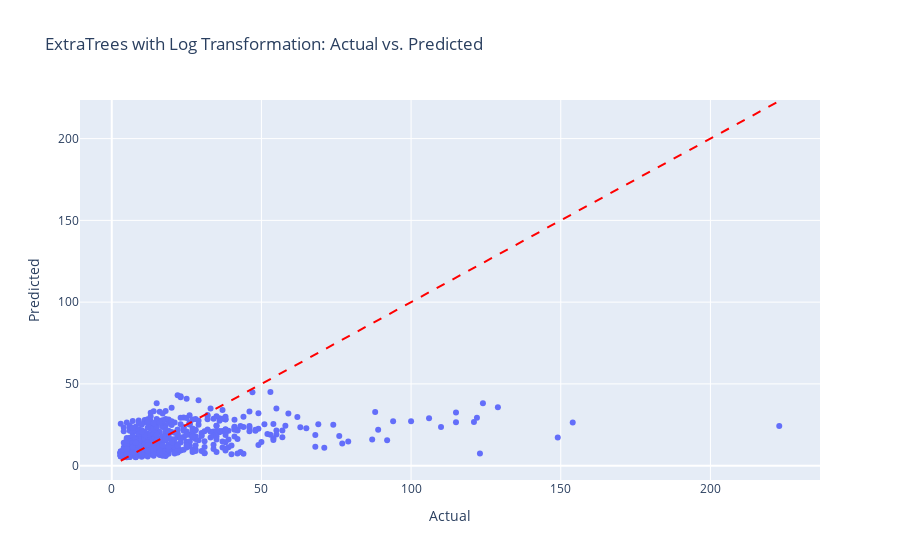

Here is the notebook cell this chart was saved with:
### Code cell
# Log transformation of the target variable (log(1 + x) to handle zero values)
y_train_log = np.log1p(y_train)
y_val_log = np.log1p(y_val)

# Fit the best ExtraTrees model on the log-transformed target
best_et_model.fit(X_train_imputed, y_train_log)

# Predict on the validation set
pred_log = best_et_model.predict(X_val_imputed)

# Inverse transformation (exp to bring predictions back to original scale)
pred_original_scale = np.expm1(pred_log)

# Calculate RMSE on the original scale
rmse = (root_mean_squared_error(y_val, pred_original_scale))
print(f"RMSE with log transformation: {rmse:.3f}")

# Plot actual vs predicted values
plot_actual_vs_pred(y_val, pred_original_scale, "ExtraTrees with Log Transformation")

### Figure 1 — Plotly figure (JSON) as saved in the notebook; plotly's stock layout.template omitted (floating-point values rounded to 4 significant figures; data arrays with more than 128 entries replaced by an {"elided": "..."} marker saying what was removed)
{"data": [{"hovertemplate": "Actual=%{x}<br>Predicted=%{y}<extra></extra>", "legendgroup": "", "marker": {"color": "#636efa", "symbol": "circle"}, "mode": "markers", "name": "", "orientation": "v", "showlegend": false, "type": "scatter", "x": {"elided": "855 int values"}, "xaxis": "x", "y": {"elided": "855 float values"}, "yaxis": "y"}], "layout": {"legend": {"tracegroupgap": 0}, "shapes": [{"line": {"color": "Red", "dash": "dash"}, "type": "line", "x0": 3, "x1": 223, "y0": 3, "y1": 223}], "title": {"text": "ExtraTrees with Log Transformation: Actual vs. Predicted"}, "xaxis": {"anchor": "y", "domain": [0, 1], "title": {"text": "Actual"}}, "yaxis": {"anchor": "x", "domain": [0, 1], "title": {"text": "Predicted"}}}}
